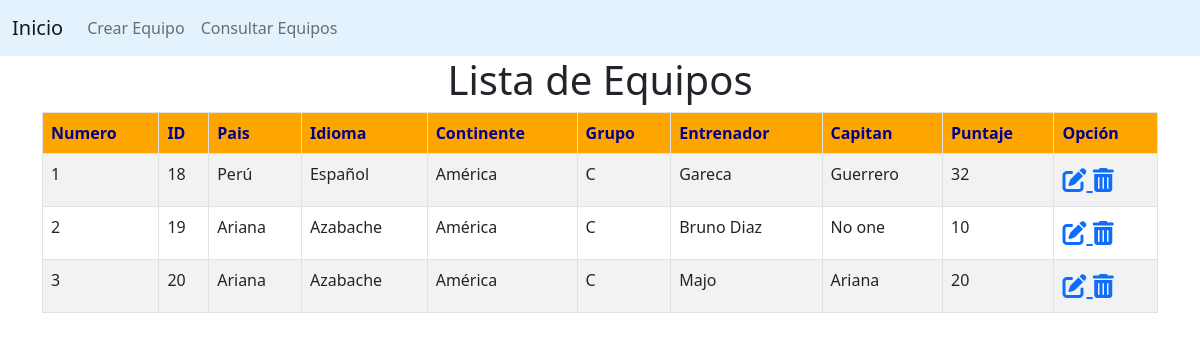
Before: / with the older database file.
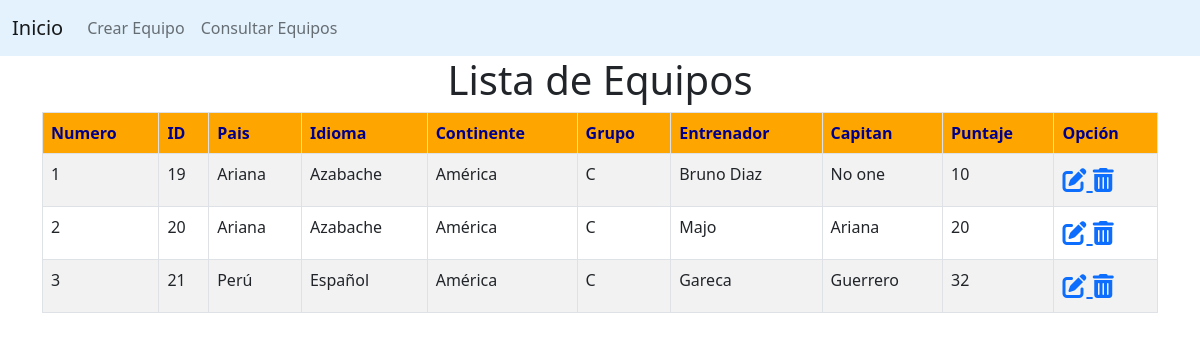
After: the same page with the newer database file.
### models.py (models this page shows, shortened)
class ContactModel(db.Model):
	__tablename__ = "contacts"
	id = db.Column(db.Integer, primary_key=True)
	pais = db.Column(db.String())
	idioma = db.Column(db.String())
	continente = db.Column(db.String())
	grupo = db.Column(db.String())
	entrenador = db.Column(db.String())
	capitan = db.Column(db.String())
	puntaje = db.Column(db.Integer())

### app.py (the view)
@app.route('/' , methods = ['GET'])
def RetrieveList():
	contacts = ContactModel.query.all()
	return render_template('index.html', contacts = contacts)

### templates/index.html (shortened to what this page needs)
{% extends 'master.html' %}
{% block body %}
<div class="container">
	<div>
		<div class="col-md-12 text-center"><h1>Lista de Equipos</h1></div>
	</div>
	<table class="table table-hover table-striped table-bordered" id="example">
		<thead style="background-color: orange; color: darkblue;">
			<th>Numero</th>
			<th>ID</th>
			<th>Pais</th>
			<th>Idioma</th>
			<th>Continente</th>
			<th>Grupo</th>
			<th>Entrenador</th>
			<th>Capitan</th>
			<th>Puntaje</th>
			<th>Opción</th>
		</thead>
		<tbody>
			{% for contact in contacts %}
			<tr>
				<td>{{ loop.index }}</td>
				<td>{{ contact.id }}</td>
				<td>{{ contact.pais }}</td>
				<td>{{ contact.idioma }}</td>
				<td>{{ contact.continente }}</td>
				<td>{{ contact.grupo }}</td>
				<td>{{ contact.entrenador }}</td>
				<td>{{ contact.capitan }}</td>
				<td>{{ contact.puntaje }}</td>
				<td>
					<span style="font-size: 24px; color: green;">
						<a href="/{{ contact.id }}/edit"> <i class="fas fa-edit"></i> </a>
					</span>
					<span style="font-size: 24px; color: red;">
						<a href="/{{ contact.id }}/delete"> <i class="fas fa-trash-alt"></i> </a>
					</span>
				</td>
			</tr>
			{% endfor %}
		</tbody>
	</table>
</div>
{% endblock %}

Changed rows visible on the page:
removed ContactModel: id "18", pais "Perú", idioma "Español", continente "América", grupo "C", entrenador "Gareca", capitan "Guerrero", puntaje "32"
added ContactModel: id "21", pais "Perú", idioma "Español", continente "América", grupo "C", entrenador "Gareca", capitan "Guerrero", puntaje "32"
